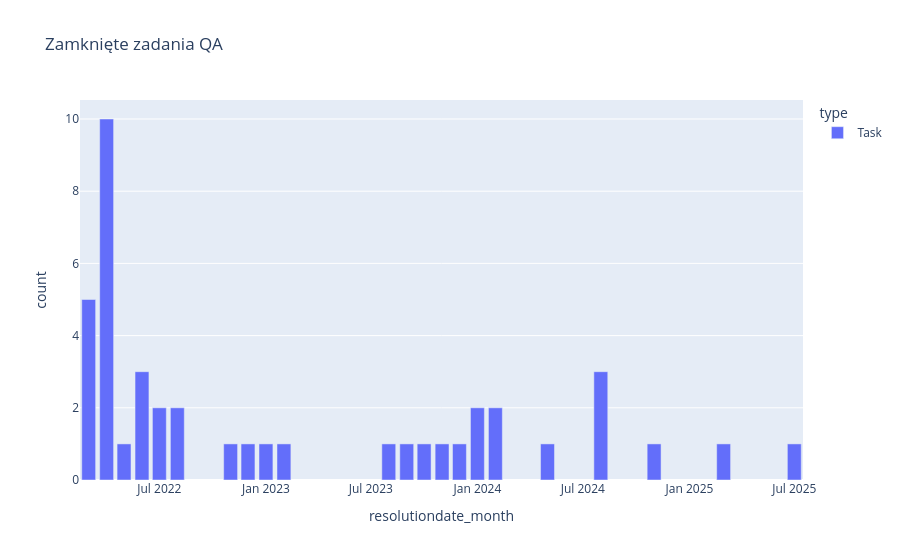

Notebook code cell kept with this figure:
### Code cell
px.bar(
    issues_completed_by_month.where(f.col('project')=='QT').toPandas(),
    x='resolutiondate_month',
    y='count',
    color='type',
    title='Zamknięte zadania QA')

### Figure 1 — Plotly figure (JSON) as saved in the notebook; plotly's stock layout.template omitted (floating-point values rounded to 4 significant figures)
{"data": [{"alignmentgroup": "True", "hovertemplate": "type=Task<br>resolutiondate_month=%{x}<br>count=%{y}<extra></extra>", "legendgroup": "Task", "marker": {"color": "#636efa", "pattern": {"shape": ""}}, "name": "Task", "offsetgroup": "Task", "orientation": "v", "showlegend": true, "textposition": "auto", "type": "bar", "x": ["2023-02-01T00:00:00", "2025-07-01T00:00:00", "2022-05-01T00:00:00", "2024-11-01T00:00:00", "2023-10-01T00:00:00", "2023-12-01T00:00:00", "2022-03-01T00:00:00", "2022-08-01T00:00:00", "2022-07-01T00:00:00", "2025-03-01T00:00:00", "2022-04-01T00:00:00", "2022-11-01T00:00:00", "2023-01-01T00:00:00", "2024-08-01T00:00:00", "2024-02-01T00:00:00", "2024-05-01T00:00:00", "2024-01-01T00:00:00", "2022-06-01T00:00:00", "2023-08-01T00:00:00", "2023-11-01T00:00:00", "2022-12-01T00:00:00", "2023-09-01T00:00:00"], "xaxis": "x", "y": [1, 1, 1, 1, 1, 1, 5, 2, 2, 1, 10, 1, 1, 3, 2, 1, 2, 3, 1, 1, 1, 1], "yaxis": "y"}], "layout": {"barmode": "relative", "legend": {"title": {"text": "type"}, "tracegroupgap": 0}, "title": {"text": "Zamknięte zadania QA"}, "xaxis": {"anchor": "y", "domain": [0, 1], "title": {"text": "resolutiondate_month"}}, "yaxis": {"anchor": "x", "domain": [0, 1], "title": {"text": "count"}}}}
